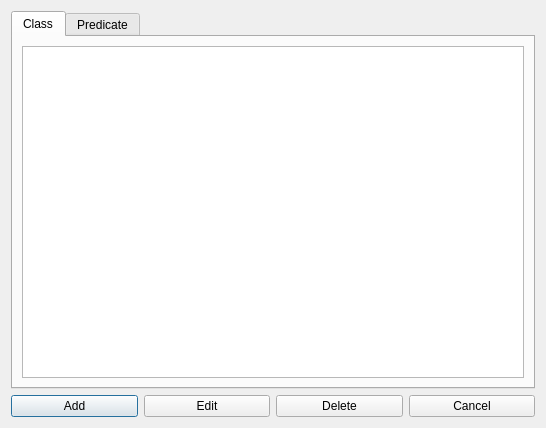
<?xml version="1.0" encoding="UTF-8"?>
<ui version="4.0">
 <class>KnowledgeBaseEdit</class>
 <widget class="QDialog" name="KnowledgeBaseEdit">
  <property name="geometry">
   <rect>
    <x>0</x>
    <y>0</y>
    <width>546</width>
    <height>428</height>
   </rect>
  </property>
  <property name="windowTitle">
   <string>Edit knowledge base</string>
  </property>
  <layout class="QVBoxLayout" name="verticalLayout">
   <item>
    <widget class="QTabWidget" name="tabWidget">
     <property name="currentIndex">
      <number>0</number>
     </property>
     <widget class="QWidget" name="classTab">
      <attribute name="title">
       <string>Class</string>
      </attribute>
      <layout class="QGridLayout" name="gridLayout_2">
       <item row="0" column="0">
        <widget class="QListWidget" name="classList"/>
       </item>
      </layout>
     </widget>
     <widget class="QWidget" name="predicateTab">
      <attribute name="title">
       <string>Predicate</string>
      </attribute>
      <layout class="QGridLayout" name="gridLayout_3">
       <item row="0" column="0">
        <widget class="QListWidget" name="predicateList"/>
       </item>
      </layout>
     </widget>
    </widget>
   </item>
   <item>
    <layout class="QHBoxLayout" name="horizontalLayout_2">
     <item>
      <widget class="QPushButton" name="buttonAdd">
       <property name="text">
        <string>Add</string>
       </property>
      </widget>
     </item>
     <item>
      <widget class="QPushButton" name="buttonEdit">
       <property name="text">
        <string>Edit</string>
       </property>
      </widget>
     </item>
     <item>
      <widget class="QPushButton" name="buttonDelete">
       <property name="text">
        <string>Delete</string>
       </property>
      </widget>
     </item>
     <item>
      <widget class="QPushButton" name="buttonCancel">
       <property name="text">
        <string>Cancel</string>
       </property>
      </widget>
     </item>
    </layout>
   </item>
  </layout>
 </widget>
 <resources/>
 <connections/>
</ui>
